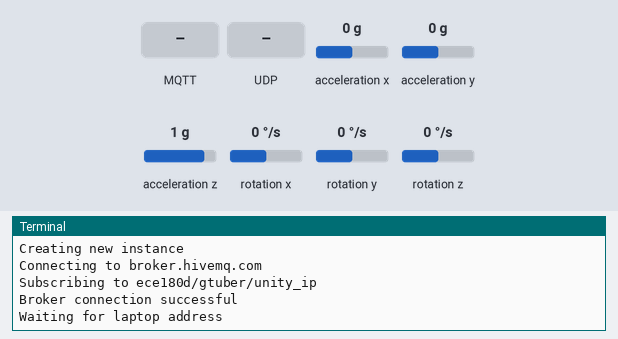
A program run on a simulated Raspberry Pi (BCM pin numbers). Shown: the last lines printed to the terminal. Inputs (shaded band) come from the test bench; at power-on: acceleration x 0 g, acceleration y 0 g, acceleration z 1 g, rotation x 0 °/s, rotation y 0 °/s, rotation z 0 °/s. The clock reads 2024-03-15 10:24:30 at power-on unless the program sets it; no MQTT or app messages arrive unless stated; threads take turns every 2 ms.

Above: at 1.2 s.
1.3 s: MQTT message "Ctrl-C" arrives on the first subscribed topic
At 2.9 s:
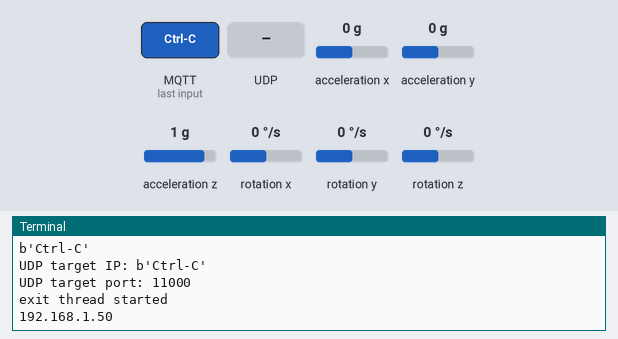
3.6 s: UDP packet "Ctrl-C" arrives
At 3.73 s:
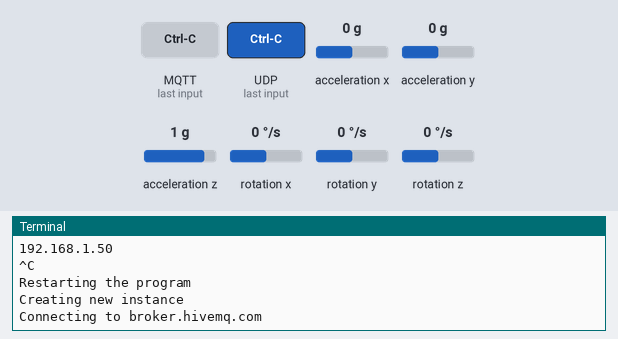
5.1 s: MQTT message "127." arrives on the first subscribed topic
At 5.6 s:
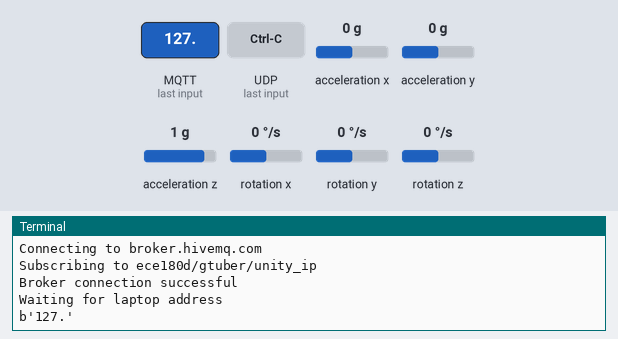

The program:

pedal.py
```python
#!/usr/bin/python

'''
pedal.py

To be run from the gas pedal raspberry pi.

Sends acceleration commands to a laptop program via a UDP connection
Laptop ip address is shared via an MQTT server.

Speed depends on X angle of IMU.

'''

import sys, signal
import time
import socket
import paho.mqtt.client as mqtt

import threading
import math
import IMU
import datetime
import os

DEBUG = 0
DATA = 0
USE_MQTT = 1
RESTART = 0
LISTENING = 0

class ExitThread(threading.Thread):
    def run(self):
        print("exit thread started")
        global UDP_PORT, RESTART
        rec_sock = socket.socket(socket.AF_INET, socket.SOCK_DGRAM)
        rec_addr = (get_ip(), UDP_PORT)
        print("%s" % rec_addr[0])

        rec_sock.bind(rec_addr)

        msg, dummy = rec_sock.recvfrom(1024)
        if msg == b"Ctrl-C":
            print("^C")
            RESTART = 1
            # sock.sendto(b"ACK", addr)
            # sock.close()
            # os._exit(1)

# cleaner output when exiting
def handle_ctrl_c(signal, frame):
    global sock, file
    try:
        sock.close()
    except:
        pass

    if DATA:
        file.close()

    # RESTART = 1
    os._exit(130)


#This will capture exit when using Ctrl-C
signal.signal(signal.SIGINT, handle_ctrl_c)


# MQTT callback functions
def on_connect(client, userdata, flags, rc):
    if rc == 0:
        print("Broker connection successful")
    else:
        print("Error connecting to broker")

def on_message(client, userdata, message):
    global ip_flag
    global UDP_IP
    if message.payload[0:3] != b"ACK":
        print("%s" % str(message.payload))
        UDP_IP = message.payload
        ip_flag = True


# get the correct ip address (not 127.0.0.1)
def get_ip():
    try:
        my_ip = socket.gethostbyname(socket.gethostname())
        if my_ip.startswith("127."):
            raise
    except:
        s = socket.socket(socket.AF_INET, socket.SOCK_DGRAM)
        s.connect(("8.8.8.8", 53))
        my_ip = s.getsockname()[0]
        s.close()
    return my_ip


# If the IMU is upside down (Skull logo facing up), change this value to 1
IMU_UPSIDE_DOWN = 1

RAD_TO_DEG = 57.29578
M_PI = 3.14159265358979323846
G_GAIN = 0.070  # [deg/s/LSB]  If you change the dps for gyro, you need to update this value accordingly
AA =  0.40      # Complementary filter constant


#Kalman filter variables
Q_angle = 0.02
Q_gyro = 0.0015
R_angle = 0.005
y_bias = 0.0
x_bias = 0.0
XP_00 = 0.0
XP_01 = 0.0
XP_10 = 0.0
XP_11 = 0.0
YP_00 = 0.0
YP_01 = 0.0
YP_10 = 0.0
YP_11 = 0.0
KFangleX = 0.0
KFangleY = 0.0


def kalmanFilterY ( accAngle, gyroRate, DT):
    y=0.0
    S=0.0

    global KFangleY
    global Q_angle
    global Q_gyro
    global y_bias
    global YP_00
    global YP_01
    global YP_10
    global YP_11

    KFangleY = KFangleY + DT * (gyroRate - y_bias)

    YP_00 = YP_00 + ( - DT * (YP_10 + YP_01) + Q_angle * DT )
    YP_01 = YP_01 + ( - DT * YP_11 )
    YP_10 = YP_10 + ( - DT * YP_11 )
    YP_11 = YP_11 + ( + Q_gyro * DT )

    y = accAngle - KFangleY
    S = YP_00 + R_angle
    K_0 = YP_00 / S
    K_1 = YP_10 / S

    KFangleY = KFangleY + ( K_0 * y )
    y_bias = y_bias + ( K_1 * y )

    YP_00 = YP_00 - ( K_0 * YP_00 )
    YP_01 = YP_01 - ( K_0 * YP_01 )
    YP_10 = YP_10 - ( K_1 * YP_00 )
    YP_11 = YP_11 - ( K_1 * YP_01 )

    return KFangleY

def kalmanFilterX ( accAngle, gyroRate, DT):
    x=0.0
    S=0.0

    global KFangleX
    global Q_angle
    global Q_gyro
    global x_bias
    global XP_00
    global XP_01
    global XP_10
    global XP_11

    KFangleX = KFangleX + DT * (gyroRate - x_bias)

    XP_00 = XP_00 + ( - DT * (XP_10 + XP_01) + Q_angle * DT )
    XP_01 = XP_01 + ( - DT * XP_11 )
    XP_10 = XP_10 + ( - DT * XP_11 )
    XP_11 = XP_11 + ( + Q_gyro * DT )

    x = accAngle - KFangleX
    S = XP_00 + R_angle
    K_0 = XP_00 / S
    K_1 = XP_10 / S

    KFangleX = KFangleX + ( K_0 * x )
    x_bias = x_bias + ( K_1 * x )

    XP_00 = XP_00 - ( K_0 * XP_00 )
    XP_01 = XP_01 - ( K_0 * XP_01 )
    XP_10 = XP_10 - ( K_1 * XP_00 )
    XP_11 = XP_11 - ( K_1 * XP_01 )

    return KFangleX


# IMU.detectIMU()     #Detect if BerryIMUv1 or BerryIMUv2 is connected.
IMU.initIMU()       #Initialise the accelerometer, gyroscope and compass

gyroXangle = 0.0
gyroYangle = 0.0
gyroZangle = 0.0
CFangleX = 0.0
CFangleY = 0.0
kalmanX = 0.0
kalmanY = 0.0

# UDP IP and port number variables
# UDP_IP = "192.168.1.113"
UDP_IP = '131.179.4.54'
UDP_PORT = 11000

# allows program to run persistently
while True:

    # flag for connection setup
    ip_flag = False

    if USE_MQTT:
        # Setup MQTT connection
        broker = "broker.hivemq.com"
        topic = "ece180d/gtuber/unity_ip"

        print("Creating new instance")
        client = mqtt.Client()
        client.on_connect = on_connect
        client.on_message = on_message

        print("Connecting to %s" % broker)

        # try until connection successful
        while True:
            try:
                client.connect(broker)
            except:
                pass
            else:
                break

        client.loop_start()

        print("Subscribing to %s" % topic)
        client.subscribe(topic)

        # poll until IP address received
        print("Waiting for laptop address")
        while not ip_flag:
           time.sleep(1)

        # send ACK and close server connection
        ack = "ACK pedal" + get_ip()
        client.publish(topic, ack)
        client.loop_stop()
        client.disconnect()

    # setup UDP connection
    addr = (UDP_IP, UDP_PORT)

    print("UDP target IP: %s" % UDP_IP)
    print("UDP target port: %s" % UDP_PORT)

    sock = socket.socket(socket.AF_INET, socket.SOCK_DGRAM)
    sock.setblocking(0)

    exit_thread = ExitThread()
    exit_thread.start()

    if DATA:
        file = open("pedal.txt", "w")

    a = datetime.datetime.now()
    while True:
        #Read the accelerometer,gyroscope and magnetometer values
        ACCx = IMU.readACCx()
        ACCy = IMU.readACCy()
        ACCz = IMU.readACCz()
        GYRx = IMU.readGYRx()
        GYRy = IMU.readGYRy()
        GYRz = IMU.readGYRz()

        ##Calculate loop Period(LP). How long between Gyro Reads
        b = datetime.datetime.now() - a
        a = datetime.datetime.now()
        LP = b.microseconds/(1000000*1.0)

        if DEBUG:
            print("Loop Time %5.2f " % ( LP ))

        #Convert Gyro raw to degrees per second
        rate_gyr_x =  GYRx * G_GAIN
        rate_gyr_y =  GYRy * G_GAIN
        rate_gyr_z =  GYRz * G_GAIN

        #Calculate the angles from the gyro.
        gyroXangle+=rate_gyr_x*LP
        gyroYangle+=rate_gyr_y*LP
        gyroZangle+=rate_gyr_z*LP

        #Convert Accelerometer values to degrees
        if not IMU_UPSIDE_DOWN:
            # If the IMU is up the correct way (Skull logo facing down), use these calculations
            AccXangle =  (math.atan2(ACCy,ACCz)*RAD_TO_DEG)
            AccYangle =  (math.atan2(ACCz,ACCx)+M_PI)*RAD_TO_DEG
        else:
            #Us these four lines when the IMU is upside down. Skull logo is facing up
            AccXangle =  (math.atan2(-ACCy,-ACCz)*RAD_TO_DEG)
            AccYangle =  (math.atan2(-ACCz,-ACCx)+M_PI)*RAD_TO_DEG

        #Change the rotation value of the accelerometer to -/+ 180 and
        #move the Y axis '0' point to up.  This makes it easier to read.
        if AccYangle > 90:
            AccYangle -= 270.0
        else:
            AccYangle += 90.0

        #Complementary filter used to combine the accelerometer and gyro values.
        CFangleX=AA*(CFangleX+rate_gyr_x*LP) +(1 - AA) * AccXangle
        CFangleY=AA*(CFangleY+rate_gyr_y*LP) +(1 - AA) * AccYangle

        #Kalman filter used to combine the accelerometer and gyro values.
        kalmanY = kalmanFilterY(AccYangle, rate_gyr_y,LP)
        kalmanX = kalmanFilterX(AccXangle, rate_gyr_x,LP)

        # max speed 160 = 1
        # stopped 140 = -1
        value = (kalmanX - 150)/10.0
        try:
            sock.sendto(b"p:%.2f" % value, addr)
        except:
            print("Caught an exception, restarting the UDP connection")
            try:
                sock.close()
            except:
                print("Caught another exception. Ignoring this one")
                pass
            USE_MQTT = 0
            break

        if DEBUG:
            print("Angle: %d, value: %.2f" % (kalmanX, value))
            #slow program down a bit, makes the output more readable
            time.sleep(0.03)

        if DATA:
            file.write("%.2f,%.2f\n" % (kalmanX, value))

        if RESTART:
            print("Restarting the program")
            sock.close()
            USE_MQTT = 1
            RESTART = 0;
            break
```

LSM9DS1.py
```python
LSM9DS1_MAG_ADDRESS	= 0x1C	#Would be 0x1E if SDO_M is HIGH
LSM9DS1_ACC_ADDRESS	= 0x6A
LSM9DS1_GYR_ADDRESS = 0x6A  #Would be 0x6B if SDO_AG is HIGH


#/////////////////////////////////////////
#// LSM9DS1 Accel/Gyro (XL/G) Registers //
#/////////////////////////////////////////
LSM9DS1_ACT_THS				= 0x04
LSM9DS1_ACT_DUR				= 0x05
LSM9DS1_INT_GEN_CFG_XL		= 0x06
LSM9DS1_INT_GEN_THS_X_XL	= 0x07
LSM9DS1_INT_GEN_THS_Y_XL	= 0x08
LSM9DS1_INT_GEN_THS_Z_XL	= 0x09
LSM9DS1_INT_GEN_DUR_XL		= 0x0A
LSM9DS1_REFERENCE_G			= 0x0B
LSM9DS1_INT1_CTRL			= 0x0C
LSM9DS1_INT2_CTRL			= 0x0D
LSM9DS1_WHO_AM_I_XG			= 0x0F
LSM9DS1_CTRL_REG1_G			= 0x10
LSM9DS1_CTRL_REG2_G			= 0x11
LSM9DS1_CTRL_REG3_G			= 0x12
LSM9DS1_ORIENT_CFG_G		= 0x13
LSM9DS1_INT_GEN_SRC_G		= 0x14
LSM9DS1_OUT_TEMP_L			= 0x15
LSM9DS1_OUT_TEMP_H			= 0x16
LSM9DS1_STATUS_REG_0		= 0x17
LSM9DS1_OUT_X_L_G			= 0x18
LSM9DS1_OUT_X_H_G			= 0x19
LSM9DS1_OUT_Y_L_G			= 0x1A
LSM9DS1_OUT_Y_H_G			= 0x1B
LSM9DS1_OUT_Z_L_G			= 0x1C
LSM9DS1_OUT_Z_H_G			= 0x1D
LSM9DS1_CTRL_REG4			= 0x1E
LSM9DS1_CTRL_REG5_XL		= 0x1F
LSM9DS1_CTRL_REG6_XL		= 0x20
LSM9DS1_CTRL_REG7_XL		= 0x21
LSM9DS1_CTRL_REG8			= 0x22
LSM9DS1_CTRL_REG9			= 0x23
LSM9DS1_CTRL_REG10			= 0x24
LSM9DS1_INT_GEN_SRC_XL		= 0x26
LSM9DS1_STATUS_REG_1		= 0x27
LSM9DS1_OUT_X_L_XL			= 0x28
LSM9DS1_OUT_X_H_XL			= 0x29
LSM9DS1_OUT_Y_L_XL			= 0x2A
LSM9DS1_OUT_Y_H_XL			= 0x2B
LSM9DS1_OUT_Z_L_XL			= 0x2C
LSM9DS1_OUT_Z_H_XL			= 0x2D
LSM9DS1_FIFO_CTRL			= 0x2E
LSM9DS1_FIFO_SRC			= 0x2F
LSM9DS1_INT_GEN_CFG_G		= 0x30
LSM9DS1_INT_GEN_THS_XH_G	= 0x31
LSM9DS1_INT_GEN_THS_XL_G	= 0x32
LSM9DS1_INT_GEN_THS_YH_G	= 0x33
LSM9DS1_INT_GEN_THS_YL_G	= 0x34
LSM9DS1_INT_GEN_THS_ZH_G	= 0x35
LSM9DS1_INT_GEN_THS_ZL_G	= 0x36
LSM9DS1_INT_GEN_DUR_G		= 0x37

#///////////////////////////////
#// LSM9DS1 Magneto Registers //
#///////////////////////////////
LSM9DS1_OFFSET_X_REG_L_M	= 0x05
LSM9DS1_OFFSET_X_REG_H_M	= 0x06
LSM9DS1_OFFSET_Y_REG_L_M	= 0x07
LSM9DS1_OFFSET_Y_REG_H_M	= 0x08
LSM9DS1_OFFSET_Z_REG_L_M	= 0x09
LSM9DS1_OFFSET_Z_REG_H_M	= 0x0A
LSM9DS1_WHO_AM_I_M			= 0x0F
LSM9DS1_CTRL_REG1_M			= 0x20
LSM9DS1_CTRL_REG2_M			= 0x21
LSM9DS1_CTRL_REG3_M			= 0x22
LSM9DS1_CTRL_REG4_M			= 0x23
LSM9DS1_CTRL_REG5_M			= 0x24
LSM9DS1_STATUS_REG_M		= 0x27
LSM9DS1_OUT_X_L_M			= 0x28
LSM9DS1_OUT_X_H_M			= 0x29
LSM9DS1_OUT_Y_L_M			= 0x2A
LSM9DS1_OUT_Y_H_M			= 0x2B
LSM9DS1_OUT_Z_L_M			= 0x2C
LSM9DS1_OUT_Z_H_M			= 0x2D
LSM9DS1_INT_CFG_M			= 0x30
LSM9DS1_INT_SRC_M			= 0x30
LSM9DS1_INT_THS_L_M			= 0x32
LSM9DS1_INT_THS_H_M			= 0x33

#////////////////////////////////
#// LSM9DS1 WHO_AM_I Responses //
#////////////////////////////////
LSM9DS1_WHO_AM_I_AG_RSP		= 0x68
LSM9DS1_WHO_AM_I_M_RSP		= 0x3D
```

Source omitted: IMU.py (10588 bytes)

Measured:
- after the input at 1.3 s, the terminal: prints a new line at once (image 1)
- after the input at 3.6 s, the terminal: prints a new line at once (image 2)
- after the input at 5.1 s, the terminal: prints a new line at once (image 3)
